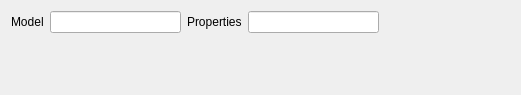
            <widget class="QWidget" name="pageCpu">
             <property name="geometry">
              <rect>
               <x>0</x>
               <y>0</y>
               <width>521</width>
               <height>95</height>
              </rect>
             </property>
             <attribute name="label">
              <string>{CPU} -cpu model</string>
             </attribute>
             <layout class="QGridLayout" name="gridLayout_26">
              <item row="0" column="0">
               <layout class="QHBoxLayout" name="horizontalLayout_18">
                <item>
                 <widget class="QLabel" name="lblCpuModel">
                  <property name="text">
                   <string>Model</string>
                  </property>
                 </widget>
                </item>
                <item>
                 <widget class="QLineEdit" name="edtCpuModel"/>
                </item>
                <item>
                 <widget class="QLabel" name="lblCpuProp">
                  <property name="text">
                   <string>Properties</string>
                  </property>
                 </widget>
                </item>
                <item>
                 <widget class="QLineEdit" name="edtCpuProp"/>
                </item>
                <item>
                 <spacer name="horizontalSpacer_8">
                  <property name="orientation">
                   <enum>Qt::Horizontal</enum>
                  </property>
                  <property name="sizeHint" stdset="0">
                   <size>
                    <width>40</width>
                    <height>20</height>
                   </size>
                  </property>
                 </spacer>
                </item>
               </layout>
              </item>
              <item row="1" column="0">
               <spacer name="verticalSpacer_15">
                <property name="orientation">
                 <enum>Qt::Vertical</enum>
                </property>
                <property name="sizeHint" stdset="0">
                 <size>
                  <width>20</width>
                  <height>73</height>
                 </size>
                </property>
               </spacer>
              </item>
             </layout>
            </widget>
